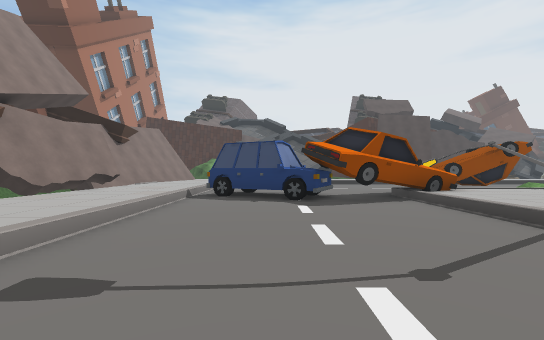
view 1 (above)

24 first-person views from a walk through a Unity game level. The camera is 1.5 m above the floor, looks level and sees 90° across. The floor is counted in squares, 2 m on a side. Each view is taken from the middle of a square. On the plan, view 1 faces up. The plan holds only what a view shows up to about 10 squares ahead; the rest is blank. The place goes on beyond the plan. Some surface patterns are stand-ins.

view 2
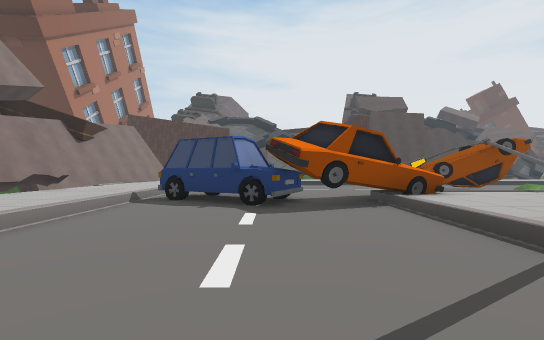

view 3
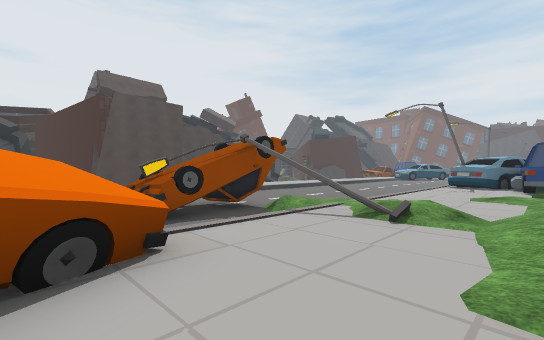

view 4
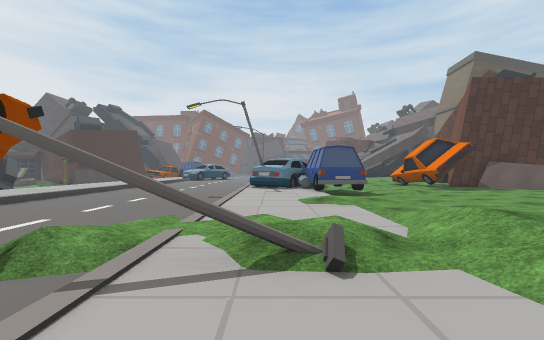

view 5
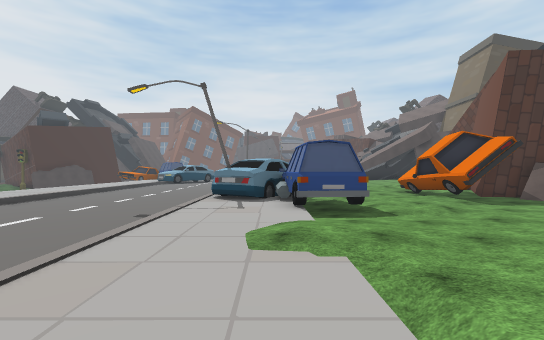

view 6
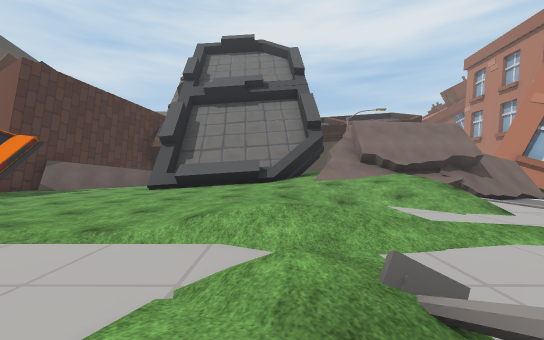

view 7
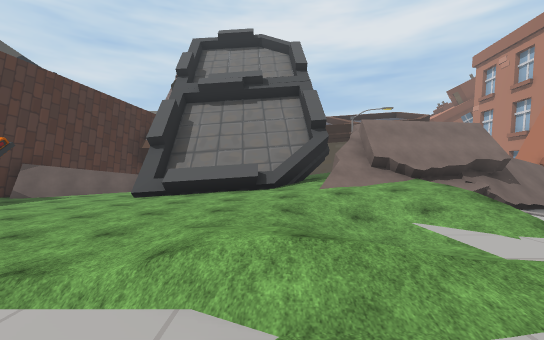

view 8
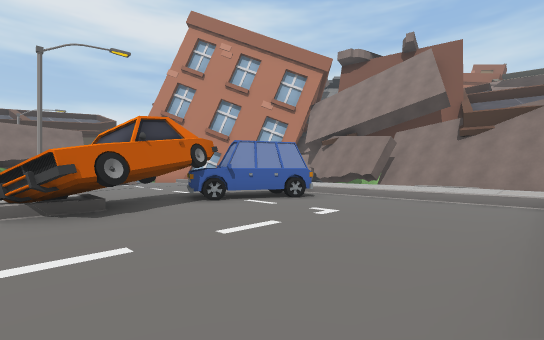

view 9
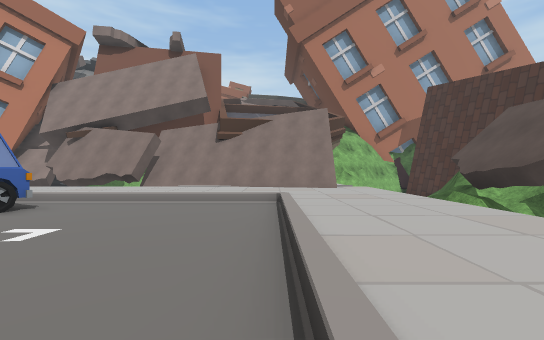

view 10
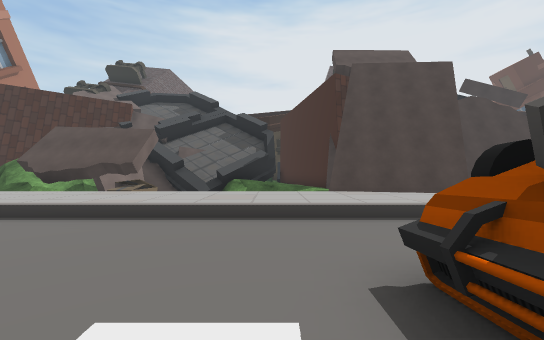

view 11
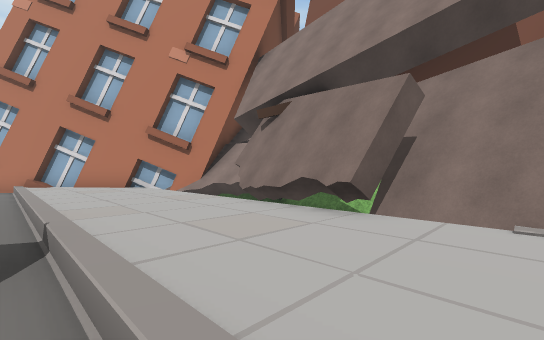

view 12
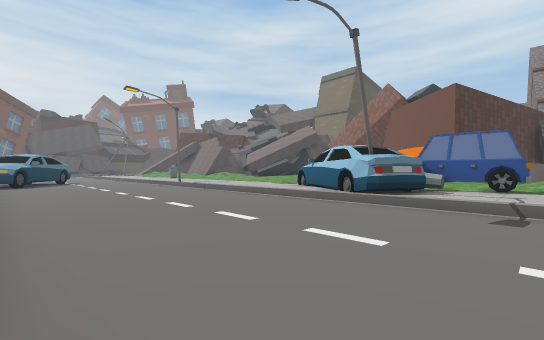

view 13
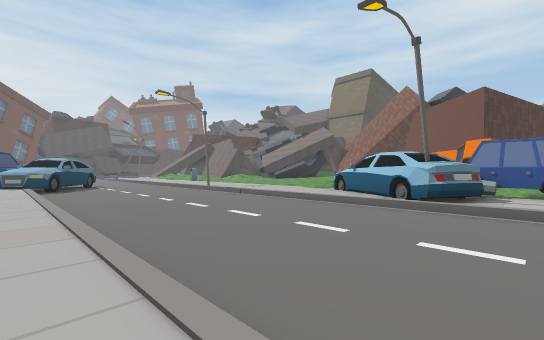

view 14
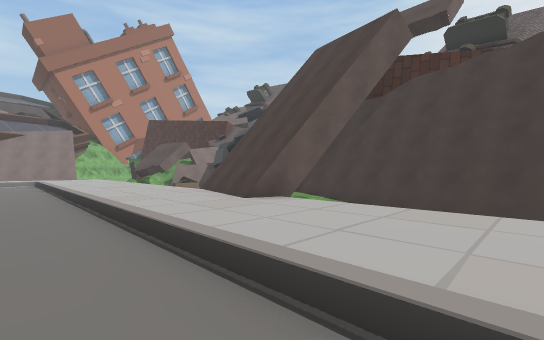

view 15
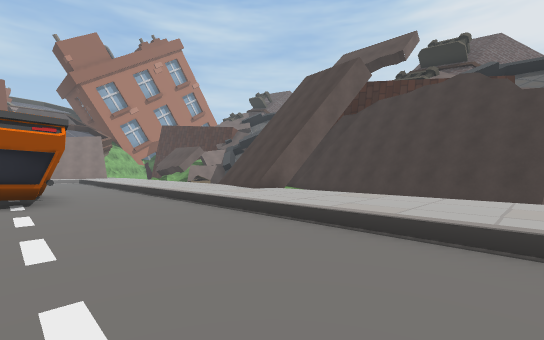

view 16
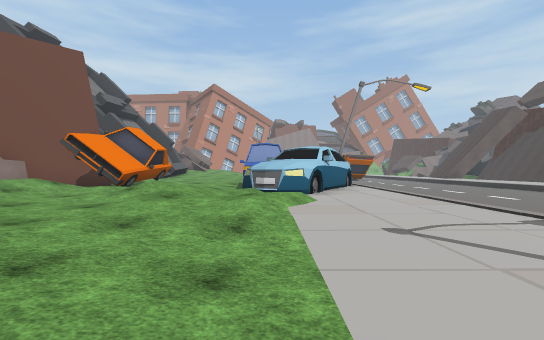

view 17
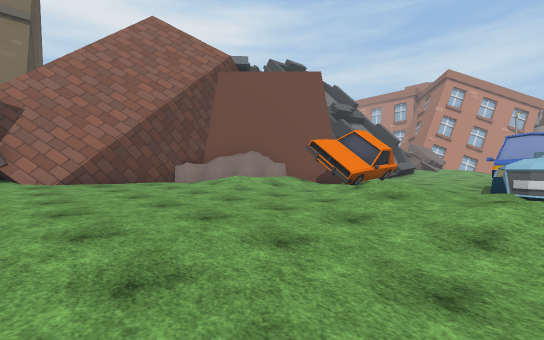

view 18
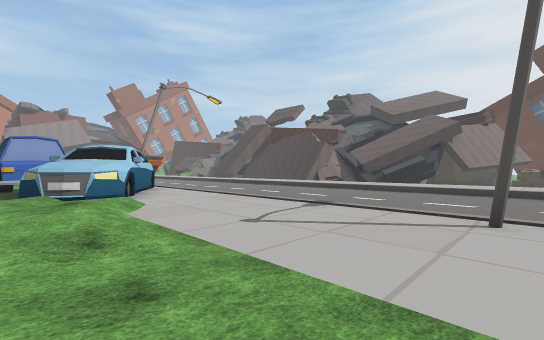

view 19
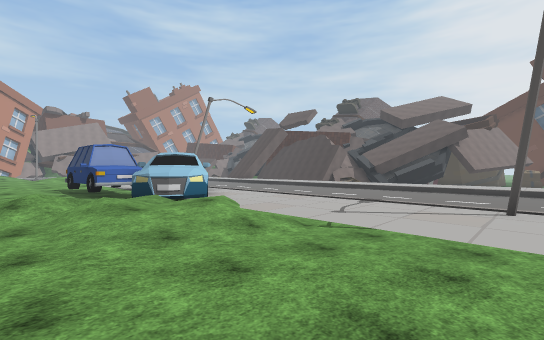

view 20
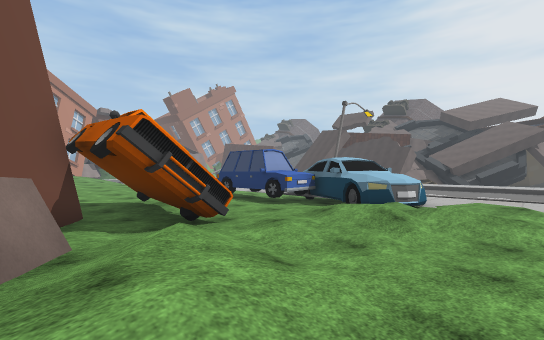

view 21
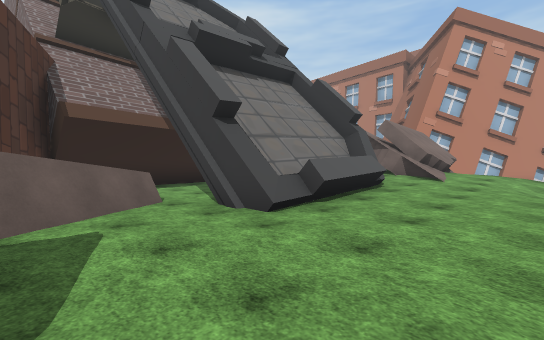

view 22
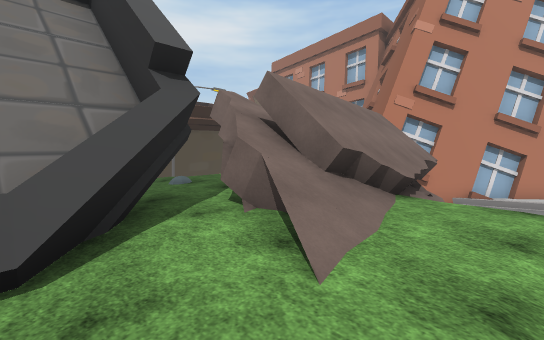

view 23
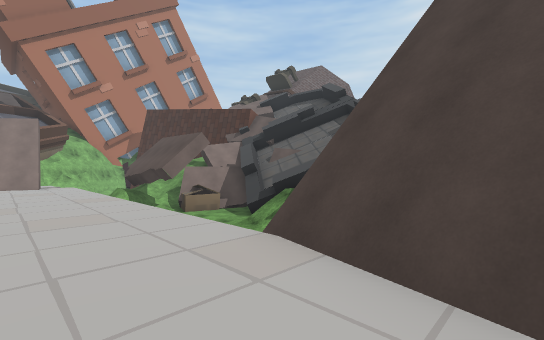

view 24
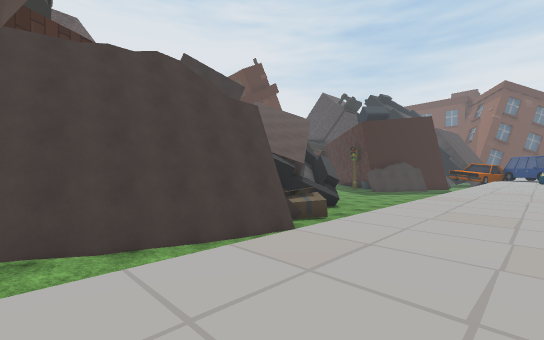

### Floor plan
Key: @ floor where view 1 was taken; # wall or solid block; x gap in a wall; . main floor; : floor 0.25 m higher than the main floor; - floor 0.25 m lower than the main floor; _ floor 0.5 m lower than the main floor; + floor 1.25 m higher than the main floor; * floor 1.5 m higher than the main floor; % floor 3.25 m higher than the main floor; & floor 3.5 m higher than the main floor; / step, stairs or slope; = window, fence, low wall or low ledge; ^ raised ledge; v drop or lower ground; C car; O other object.
Columns run from 8 left of view 1 to 28 right of it. Each row starts with its distance up from view 1.
 20    #vvv vvvvv vvvvv=#####vvvv
 19     v###vvvvv    v vvvvvvvvvvv
 18       vv       ####
 17    .............###.............   ..
 16    #............................. ...
 15   ##.................................
 14   ##..///////////////////////////////
 13   #=.._______________________________
 12   #...________####___________________
 11  ##...________^###___________________
 10  ^#...________^C##/__________________
  9  ##..._OO__#C____///_____________
  8 v #...O##OC##^..#//..................
  7 v #...__OO##^...///......####........
  6 v #...____C_....///../...O####.......
  5  v ...______..///////./CC C_##^///___
  4  #v...______#../ //...--CCC_ //////__
  3  ##...______.////.....-///////////---
  2   #..._____ ./////:..../.....///.-.--
  1   ##.._____ ./////::.....###^//......
  0    ##._ @__##^/////::....####///.....
 -1     ##_ ######^#//=#=#....#.////.....
 -2      ## ##    ###/*+ #..######//.....
 -3                ##&&%%#x##    ##^...::
 -4                     : ^       ######/
 -5                     :.             ##
 -6                     ####
 -7                    ####

Positions as (right, up) in squares from view 1, and headings:
1: (0, 0), facing up
2: (1, 1), facing up
3: (4, 5), facing up-right
4: (6, 7), facing right
5: (9, 6), facing right
6: (9, 8), facing down
7: (9, 7), facing down
8: (5, 14), facing down-left
9: (4, 14), facing left
10: (5, 10), facing up
11: (-2, 11), facing down-left
12: (15, 14), facing down-right
13: (16, 15), facing down-right
14: (14, 13), facing up-left
15: (16, 11), facing up-left
16: (28, 5), facing left
17: (28, 5), facing down-left
18: (28, 4), facing up-left
19: (28, 2), facing up-left
20: (24, -2), facing up-left
21: (16, 2), facing down-left
22: (9, 1), facing down-left
23: (9, 15), facing up-left
24: (11, 15), facing up-right
